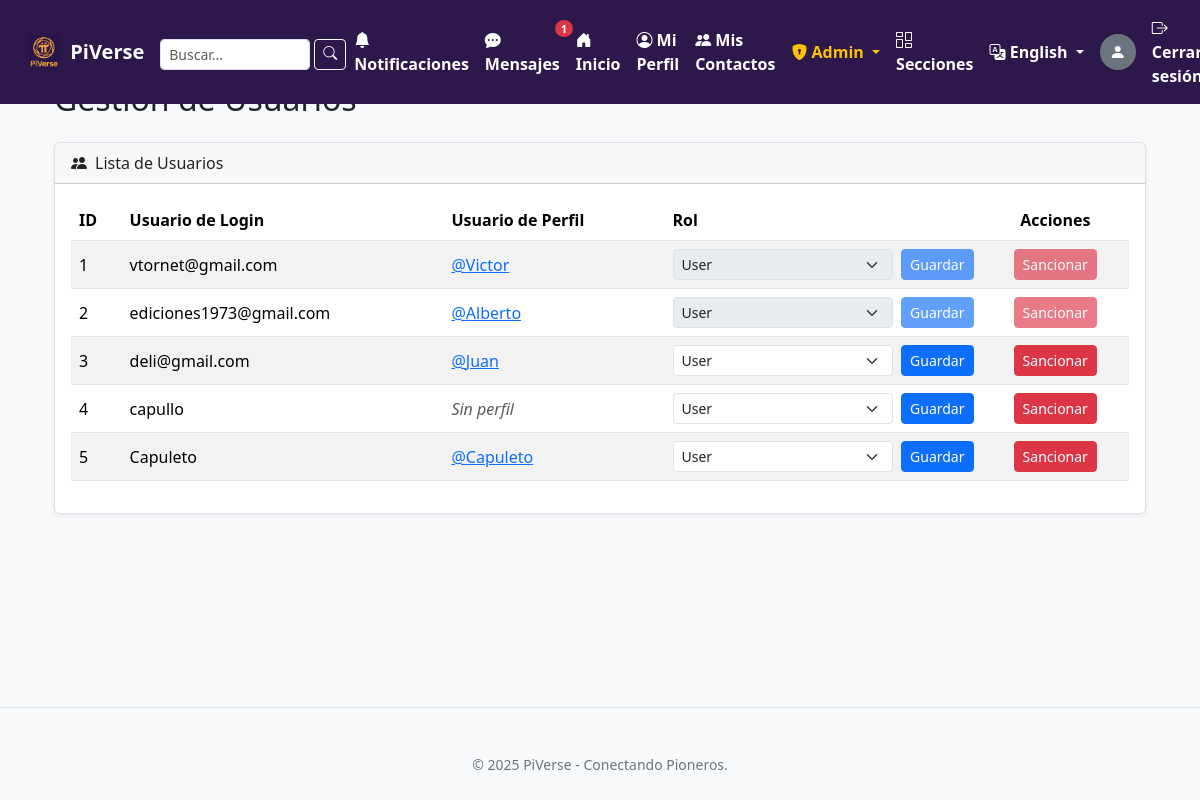
The app's page /admin/users (signed in) with its own data.
### tables this page shows
CREATE TABLE users (
                id INTEGER PRIMARY KEY AUTOINCREMENT,
                username TEXT UNIQUE NOT NULL,
                password TEXT NOT NULL
            , is_admin_old INTEGER DEFAULT 0, role TEXT NOT NULL DEFAULT 'user', is_admin INTEGER DEFAULT 0, banned_until DATETIME DEFAULT NULL, ban_reason TEXT DEFAULT NULL, muted_until DATETIME DEFAULT NULL);

CREATE TABLE profiles (
                id INTEGER PRIMARY KEY AUTOINCREMENT,
                user_id INTEGER UNIQUE NOT NULL,
                username TEXT UNIQUE, 
                bio TEXT,
                photo TEXT,
                slug TEXT UNIQUE, 
                FOREIGN KEY (user_id) REFERENCES users(id) ON DELETE CASCADE 
            );

### app.py (the view)
@app.route('/admin/users')
@coordinator_or_admin_required  # <--- CAMBIO DE DECORADOR
def admin_users_list():
    users_list = []
    with sqlite3.connect('users.db') as conn:
        conn.row_factory = sqlite3.Row
        c = conn.cursor()
        c.execute("SELECT role FROM users WHERE id = ?", (session['user_id'],))
        current_user_role = c.fetchone()['role']
        c.execute('''
            SELECT u.id, u.username AS login_username, u.role,
                   p.username AS profile_display_name, p.slug
            FROM users u
            LEFT JOIN profiles p ON u.id = p.user_id
            ORDER BY u.id ASC
        ''')
        users_list = c.fetchall()
    return render_template('admin/users_list.html', users_list=users_list, current_user_role=current_user_role)

### app.py (called while the page is built)
def select_current_locale():
    user_lang = session.get('language')
    if user_lang and user_lang in app.config['LANGUAGES'].keys():
        return user_lang
    if request:
        return request.accept_languages.best_match(app.config['LANGUAGES'].keys())
    return app.config['BABEL_DEFAULT_LOCALE']

def get_blocked_and_blocking_ids(user_id, c):
    excluded_ids = set()
    if not user_id:
        return excluded_ids
    c.execute("SELECT blocked_user_id FROM blocked_users WHERE blocker_user_id = ?", (user_id,))
    blocked_by_me = {row[0] for row in c.fetchall()}
    c.execute("SELECT blocker_user_id FROM blocked_users WHERE blocked_user_id = ?", (user_id,))
    blocked_me = {row[0] for row in c.fetchall()}
    excluded_ids.update(blocked_by_me)
    excluded_ids.update(blocked_me)
    return excluded_ids

def coordinator_or_admin_required(f):
    @wraps(f)
    def decorated_function(*args, **kwargs):
        if 'user_id' not in session:
            flash(_('Debes iniciar sesión para acceder a esta página.'), 'warning')
            return redirect(url_for('login', next=request.url))
        user_id = session['user_id']
        with sqlite3.connect('users.db') as conn:
            c = conn.cursor()
            c.execute("SELECT role FROM users WHERE id = ?", (user_id,))
            user_role_data = c.fetchone()
        allowed_roles = ['coordinator', 'admin']
        if user_role_data is None or user_role_data[0] not in allowed_roles:
            flash(_('No tienes los permisos necesarios (se requiere ser al menos coordinador) para acceder a esta página.'), 'danger')
            return redirect(url_for('index'))
        return f(*args, **kwargs)
    return decorated_function

### templates/admin/users_list.html (shortened to what this page needs)
{% extends 'base.html' %}
{% block content %}
<div class="container-fluid mt-4">
    <h2 class="mb-4">{{ _('Gestión de Usuarios') }}</h2>
    <div class="card shadow-sm">
        <div class="card-header">
            <i class="bi bi-people-fill me-2"></i>{{ _('Lista de Usuarios') }}
        </div>
        <div class="card-body">
            <div class="table-responsive">
                <table class="table table-striped table-hover align-middle">
                    <thead>
                        <tr>
                            <th>ID</th>
                            <th>{{ _('Usuario de Login') }}</th>
                            <th>{{ _('Usuario de Perfil') }}</th>
                            <th>{{ _('Rol') }}</th>
                            <th class="text-center">{{ _('Acciones') }}</th>
                        </tr>
                    </thead>
                    <tbody>
                        {% for user in users_list %}
                        <tr>
                            <td>{{ user.id }}</td>
                            <td>{{ user.login_username }}</td>
                            <td>
                                {% if user.profile_display_name %}
                                    <a href="{{ url_for('ver_perfil', slug_perfil=user.slug) }}">@{{ user.profile_display_name }}</a>
                                {% else %}
                                    <span class="text-muted fst-italic">{{ _('Sin perfil') }}</span>
                                {% endif %}
                            </td>
                            <td>
                                <form action="{{ url_for('admin_set_user_role', user_id=user.id) }}" method="POST" class="d-flex">
                                    <select name="role" class="form-select form-select-sm" {% if user.id == session.user_id or (current_user_role == 'coordinator' and user.role in ['admin', 'coordinator']) %}disabled{% endif %}>
                                        <option value="user" {% if user.role == 'user' %}selected{% endif %}>User</option>
                                    </select>
                                    <button type="submit" class="btn btn-sm btn-primary ms-2" {% if user.id == session.user_id or (current_user_role == 'coordinator' and user.role in ['admin', 'coordinator']) %}disabled{% endif %}>{{ _('Guardar') }}</button>
                                </form>
                            </td>
                            <td class="text-center">
                                <button class="btn btn-sm btn-danger sanction-btn"
                                        data-bs-toggle="modal"
                                        data-bs-target="#sanctionModal"
                                        data-user-id="{{ user.id }}"
                                        data-username="{{ user.profile_display_name or user.login_username }}"
                                        {% if user.id == session.user_id or user.role == 'admin' %}disabled{% endif %}>
                                     {{ _('Sancionar') }}
                                </button>
                            </td>
                        </tr>
                        {% endfor %}
                    </tbody>
                </table>
            </div>
        </div>
    </div>
</div>
{% endblock %}

### templates/base.html (shortened to what this page needs)
<!DOCTYPE html>
<html lang="{{ current_locale.language if current_locale else 'es' }}">
<head>
    <link href="https://cdn.jsdelivr.net/npm/bootstrap@5.3.3/dist/css/bootstrap.min.css" rel="stylesheet">
    <link rel="stylesheet" href="https://cdn.jsdelivr.net/npm/bootstrap-icons@1.11.3/font/bootstrap-icons.min.css">
</head>
<body>
<div class="content-wrapper">
    <nav class="navbar navbar-expand-lg navbar-dark fixed-top px-3">
        <div class="container-fluid">
            <a class="navbar-brand d-flex align-items-center" href="{{ url_for('index') }}">
                <img src="{{ url_for('static', filename='images/piverse.png') }}" alt="{{ _('Logo de PiVerse') }}" style="max-height: 35px; margin-right: 10px; border-radius: 4px;">
                <span style="color: #FFFFFF; font-weight: bold;">PiVerse</span>
            </a>
            <div class="collapse navbar-collapse" id="navbarNav">
                <ul class="navbar-nav ms-auto mb-2 mb-lg-0 align-items-center">
                    {% if 'user_id' in session %}
                        <li class="nav-item">
                            <form class="d-flex pt-1" method="GET" action="{{ url_for('search') }}" role="search">
                                <input class="form-control form-control-sm me-1" type="search" name="q" placeholder="{{ _('Buscar...') }}" aria-label="{{ _('Buscar') }}" style="width: 150px; height: 31px;">
                                <button class="btn btn-sm btn-outline-light" type="submit" style="height: 31px; line-height: 1.2;"><i class="bi bi-search"></i></button>
                            </form>
                        </li>
                        <li class="nav-item">
                            <a class="nav-link position-relative" href="{{ url_for('notificaciones') }}">
                                <i class="bi bi-bell-fill"></i> {{ _('Notificaciones') }}
                            </a>
                        </li>
                        <li class="nav-item">
                            <a class="nav-link position-relative" href="{{ url_for('mensajes') }}">
                                <i class="bi bi-chat-dots-fill"></i> {{ _('Mensajes') }}
                                <span class="badge rounded-pill bg-danger notification-badge {% if unread_messages_count == 0 %}d-none{% endif %}" id="messages-count-badge">
                                    {{ unread_messages_count if unread_messages_count > 0 else '' }}
                                </span>
                            </a>
                        </li>
                        <li class="nav-item"><a class="nav-link" href="{{ url_for('feed') }}"><i class="bi bi-house-door-fill"></i> {{ _('Inicio') }}</a></li>
                        <li class="nav-item"><a class="nav-link" href="{{ url_for('profile') }}"><i class="bi bi-person-circle"></i> {{ _('Mi Perfil') }}</a></li>
                        <li class="nav-item"><a class="nav-link" href="{{ url_for('contactos') }}"><i class="bi bi-people-fill"></i> {{ _('Mis Contactos') }}</a></li>
                        {% if current_user_role in ['moderator', 'coordinator', 'admin'] %}
                        <li class="nav-item dropdown">
                            <a class="nav-link dropdown-toggle" href="#" id="adminDropdown" role="button" data-bs-toggle="dropdown" aria-expanded="false" style="color: #ffc107;">
                                <i class="bi bi-shield-lock-fill"></i> {{ _('Admin') }}
                            </a>
                        </li>
                        {% endif %}
                        <li class="nav-item">
                            <a class="nav-link" href="{{ url_for('sections_list') }}">
                                <i class="bi bi-columns-gap"></i> {{ _('Secciones') }}
                            </a>
                        </li>
                        <li class="nav-item dropdown">
                            <a class="nav-link dropdown-toggle" href="#" id="languageDropdown" role="button" data-bs-toggle="dropdown" aria-expanded="false">
                                <i class="bi bi-translate"></i>
                                {{ available_languages.get(current_locale, _('Idioma')) }}
                            </a>
                        </li>
                        <li class="nav-item me-2 ms-2">
                            {% if foto_usuario_actual %}
                                <a href="{{ url_for('profile') }}">
                                    <img src="{{ url_for('static', filename='uploads/' + foto_usuario_actual) }}" class="rounded-circle" style="width: 36px; height: 36px; object-fit: cover;" alt="{{ _('Foto de perfil de %(username)s', username=display_username_session) }}">
                                </a>
                            {% else %}
                                <a href="{{ url_for('profile') }}" class="text-decoration-none">
                                    <div class="rounded-circle bg-secondary d-flex justify-content-center align-items-center" style="width: 36px; height: 36px;" title="{{ _('Completar perfil') }}">
                                        <i class="bi bi-person-fill text-white"></i>
                                    </div>
                                </a>
                            {% endif %}
                        </li>
                        <li class="nav-item"><a class="nav-link" href="{{ url_for('logout') }}"><i class="bi bi-box-arrow-right"></i> {{ _('Cerrar sesión') }}</a></li>
                    {% endif %}
                </ul>
            </div>
        </div>
    </nav>
    <div class="container">
        {% block content %}{% endblock %}
    </div>
</div>
<footer class="footer-main text-center">
    <div class="container">
        <small>&copy; {% if now %}{{ now().year }}{% else %}{{ _('Año actual') }}{% endif %} PiVerse - {{ _('Conectando Pioneros.') }}</small>
    </div>
</footer>
</body>
</html>

### templates/base.html (style rules this page uses)
body { background-color: #f8f9fa; padding-top: 56px; display: flex; flex-direction: column; min-height: 100vh; }
.content-wrapper { flex: 1 0 auto; }
.navbar { background-color: #2c184b; }
.navbar .navbar-brand img { max-height: 35px; margin-right: 10px; border-radius: 4px; }
.navbar .navbar-brand, .navbar .nav-link { color: #FFFFFF; font-weight: bold; }
.container { margin-top: 20px; }
.card { margin-bottom: 20px; border: 1px solid #dee2e6; }
.notification-badge { position: absolute; top: 0px; right: -5px; padding: 0.25em 0.5em; font-size: 0.7rem; line-height: 1; }
footer.footer-main { padding: 1.5rem 0; margin-top: auto; background-color: #f8f9fa; color: #6c757d; border-top: 1px solid #dee2e6; }

### records on screen
profiles: id "1", login_username "vtornet@gmail.com", profile_display_name "Victor", role "User"
profiles: id "2", login_username "ediciones1973@gmail.com", profile_display_name "Alberto", role "User"
profiles: id "3", login_username "deli@gmail.com", profile_display_name "Juan", role "User"
users: id "4", login_username "capullo", role "User"
profiles: id "5", login_username "Capuleto", profile_display_name "Capuleto", role "User"

### other values on screen
{{ unread_messages_count if unread_messages_count > 0 else '' }} "1"
{{ available_languages.get(current_locale, _('Idioma')) }} "English"
